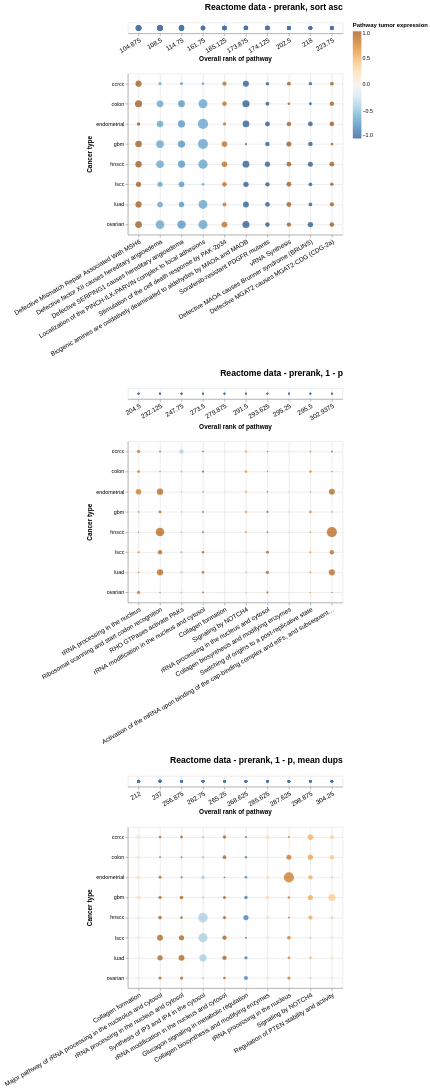

Source (notebook cell):
### Code cell
alt.vconcat(
    plot_top_ten(STEP9_FILE_PATH, STEP1_FILE_PATH, "Reactome data - prerank, sort asc")[0],
    plot_top_ten(STEP11_FILE_PATH, STEP1_FILE_PATH, "Reactome data - prerank, 1 - p")[0],
    plot_top_ten(STEP12_FILE_PATH, STEP1_FILE_PATH, "Reactome data - prerank, 1 - p, mean dups")[0]
).configure_axis(
    grid=True
).configure_title(
    fontSize=16,
    anchor="end",
    offset=20
).resolve_scale(
    size="independent"
)
